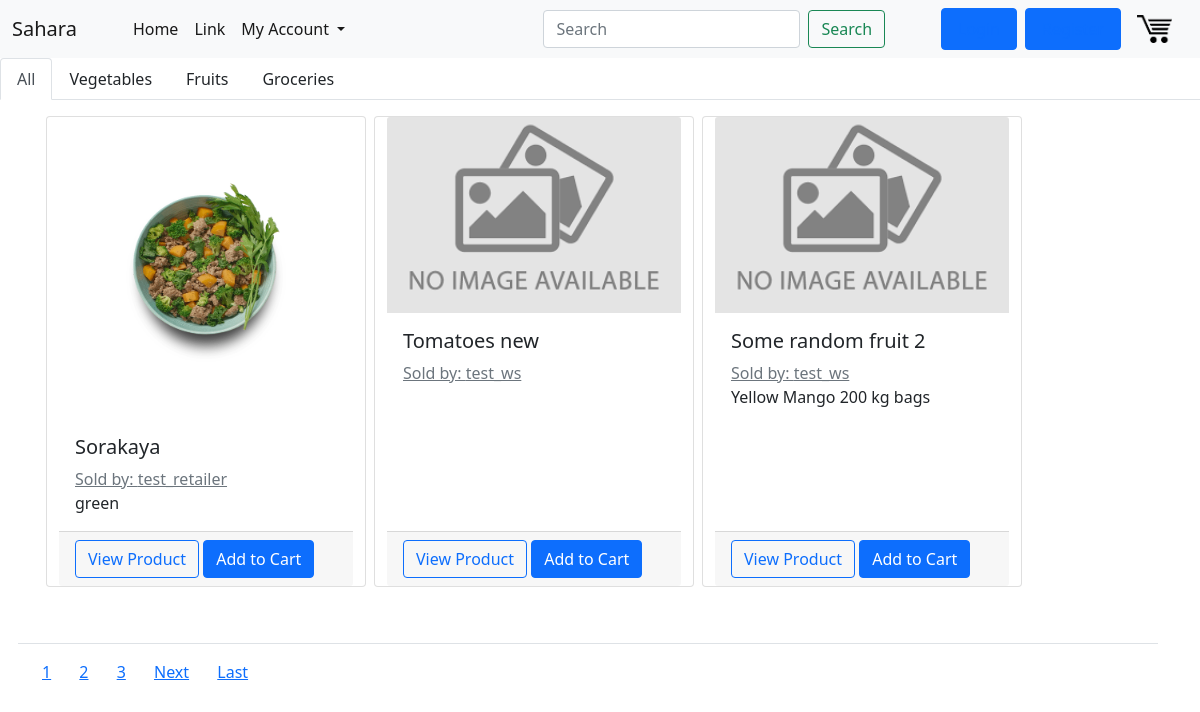
The page / on the database its author committed.
### core/models.py (models this page shows, shortened)
class Product(models.Model):
    seller = models.ForeignKey(User, on_delete = models.CASCADE, related_name="seller")
    date_posted = models.DateTimeField(auto_now_add=True)
    stock = models.DecimalField(max_digits=20, decimal_places=2, default=0.00, validators=[MinValueValidator(Decimal('0.00'))])
    title = models.CharField(max_length=255)
    content = models.TextField(blank=True, null=True)
    img = models.FileField(default = "default.png", upload_to = "", blank=True, null=True)
    rating = models.DecimalField(max_digits=3, decimal_places=2, default=0.00, validators=[MinValueValidator(Decimal('0.00'))])
    tags = models.CharField(
        max_length = 20,
        choices = CAT_CHOICES,
        default = 'vegetables',
    )
    measurment_unit = models.CharField(
        max_length = 5,
        choices = UNIT_CHOICES,
        default = 'kg',
    )
    price_per_unit = models.DecimalField(max_digits=20, decimal_places=2, validators=[MinValueValidator(Decimal('0.00'))])

### core/views.py (the view)
# urls.py: path('', ProductListView.as_view(), name = "app-home"),
class ProductListView(ListView):
    model = Product
    template_name = 'core/home.html'
    context_object_name = 'prods'
    ordering = ['-date_posted']
    paginate_by = 3

### core/templates/core/home.html (shortened to what this page needs)
{% extends "core/base.html" %}
{% block nav %}
  <ul class="nav nav-tabs">
    <li class="nav-item">
      <a class="nav-link active" href="#">All</a>
    </li>
    <li class="nav-item">
      <a class="nav-link" style="text-decoration: none; color: inherit;" href="/product/vegetables">Vegetables</a>
    </li>
    <li class="nav-item">
      <a class="nav-link" style="text-decoration: none; color: inherit;" href="/product/fruits">Fruits</a>
    </li>
    <li class="nav-item">
      <a class="nav-link" style="text-decoration: none; color: inherit;" href="/product/groceries">Groceries</a>
    </li>
{% endblock %}
{% block content %}
    {% for prod in prods %}
        <div class="card mr-3" style="position: relative; top:1rem; left: 1rem; width: 20rem; margin-right: 0.5rem; margin-bottom: 0.5rem;">
            <a href="#">
                <img src="{{ prod.img.url }}" class="card-img-top" alt="Product image">
            </a>
            <div class="card-body">
                <a style="text-decoration: none; color:inherit" href="#">
                    <h5 class="card-title">{{ prod.title }}</h5>
                </a>
                <a class="card-subtitle text-muted" href="#">Sold by: {{ prod.seller }}</a>
                <p class="card-text" style="white-space: nowrap; overflow: hidden; text-overflow: ellipsis;">{{ prod.content }}</p>
            </div>
            <div class='card-footer'>
                <a href="{% url 'prod-detail' prod.id %}" class="card-link btn btn-outline-primary">View Product</a>
                <button data-product = "{{ prod.id }}" data-action="add" class="btn btn-primary update-cart">Add to Cart</button>
            </div>
          </div>
      {% endfor %}
    {% if is_paginated %}
          <div class="row border-top pt-3" style="display: inline; margin-top: 4rem;">
            {% for num in page_obj.paginator.page_range %}
              {% if page_obj.number == num %}
                <a class="" href="?page={{ num }}">{{ num }}</a>
              {% elif num > page_obj.number|add:'-3' and num < page_obj.number|add:'3' %}
                <a  class="" href="?page={{ num }}">{{ num }}</a>
              {% endif %}
            {% endfor %}
            {% if page_obj.has_next %}
              <a class="" href="?page={{ page_obj.next_page_number }}">Next</a>
              <a class="" href="?page={{ page_obj.paginator.num_pages }}">Last</a>
            {% endif %}
    {% endif %}
          </div>
{% endblock content %}

### rows shown on the page
Product: img (picture), title "Sorakaya", seller "test_retailer", content "green"
Product: img (placeholder picture), title "Tomatoes new", seller "test_ws"
Product: img (placeholder picture), title "Some random fruit 2", seller "test_ws", content "Yellow Mango 200 kg bags"

### other values the page prints
{{ num }} "1"
{{ num }} "2" "3"
